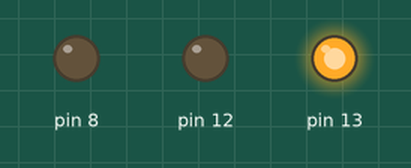
Bench run of a sketch on a simulated Arduino Uno, built with avr-gcc and run on an emulated ATmega328P. On the bench: output pins drawn as LEDs (lit = HIGH).

Above: at 5.0 s.
At 12.5 s:
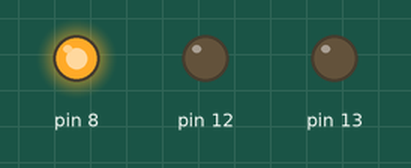
At 16.2 s:
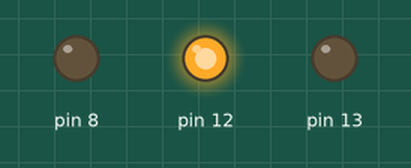
Timing chart, 0 to 22.8 s (numbered marks = the images above):
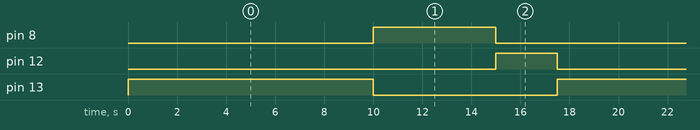

Measured:
- by itself, pin 8: alternates HIGH for 5.0 s and LOW for 12.5 s
- by itself, pin 12: alternates HIGH for 2.5 s and LOW for 15.0 s
- by itself, pin 13: alternates HIGH for 10.0 s and LOW for 7.5 s

The sketch:

main.ino
```cpp
void setup()
{
  pinMode(13, OUTPUT);
  pinMode(12, OUTPUT);
  pinMode(8, OUTPUT);
}

void loop()
{

  digitalWrite(13,HIGH);
  delay(10000);
  digitalWrite(13,LOW);
  digitalWrite(8,HIGH);
  delay(5000);
  digitalWrite(8,LOW);
  digitalWrite(12,HIGH);
  delay(2500);
  digitalWrite(12,LOW);
}
```
